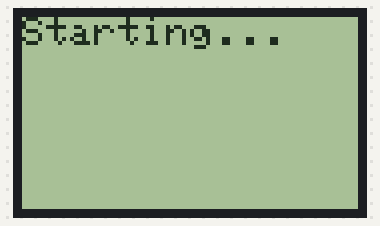
The sketch below on a simulated Arduino Uno, built with avr-gcc and run on an emulated ATmega328P. Parts: 84×48 one-colour display.

Above: at 0.1 s.
At 1.1 s:
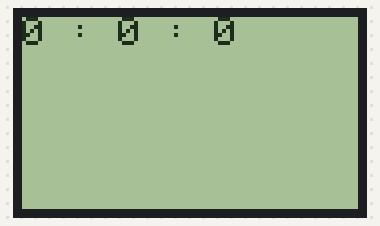
At 10.2 s:
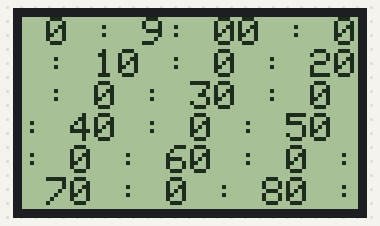
At 19.2 s:
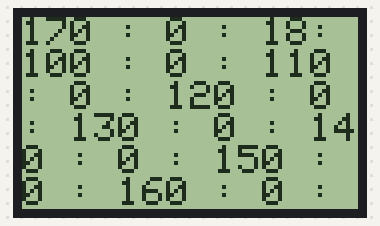
At 28.3 s:
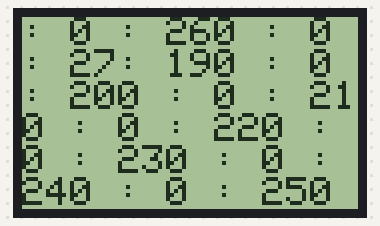
At 38.4 s:
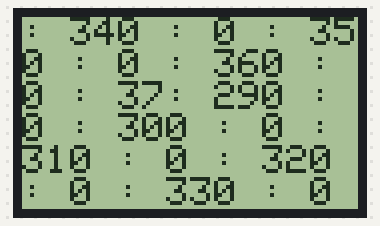

The sketch:

clock.ino
```cpp
// (licence header left out)
#include <PCD8544.h>

// A custom glyph (a smiley)...
static const byte glyph[] = { B00010000, B00110100, B00110000, B00110100, B00010000 };

static PCD8544 lcd;
int h = 0;
int m = 0;
int s = 0;
void startFunc () {
  lcd.setCursor(0, 0);
  lcd.print("Starting...");

  delay(1000);
  lcd.clear();
}
void setup() {
  // PCD8544-compatible displays may have a different resolution...
  lcd.begin(84, 48);

  // Add the smiley to position "0" of the ASCII table...
  lcd.createChar(0, glyph);
  startFunc();
}


void loop() {
  // Just to show the program is alive...
  if (s == 60) {
    m++;
    s = 0;
  }
  if (m == 60) {
    m == 0;
    h++;
  }
  if (h == 24) {
    m = 0;
    h = 0;
    s = 0;
  }
  lcd.print(h);
  lcd.print(" : ");
  lcd.print(m);
  lcd.print(" : ");
  lcd.print(s);
  s++;
  delay(1000);
}
```

Measured:
- what the display in image 1 shows lasts 1.0 s, from 1.1 s to 2.1 s
